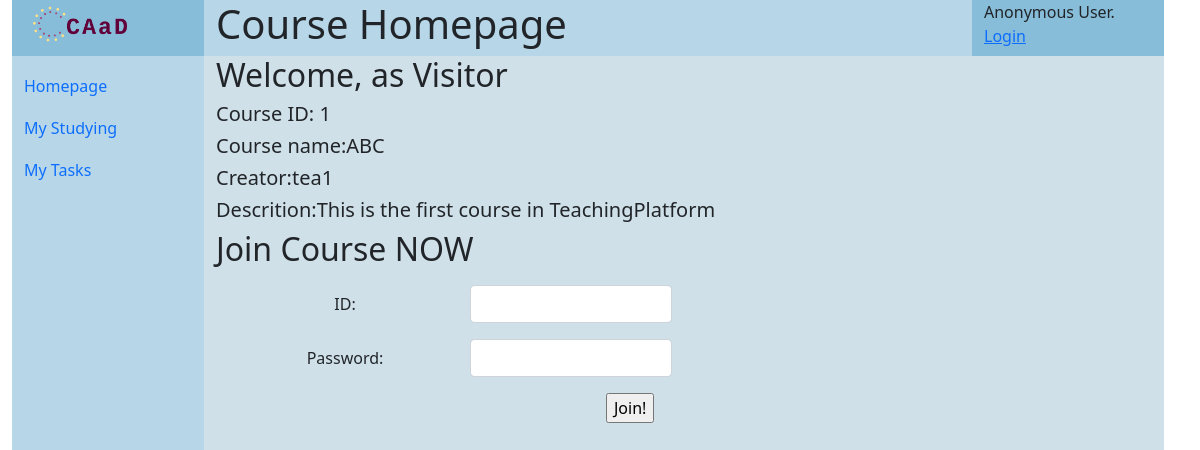
Page /courses/1 on the earlier database version.
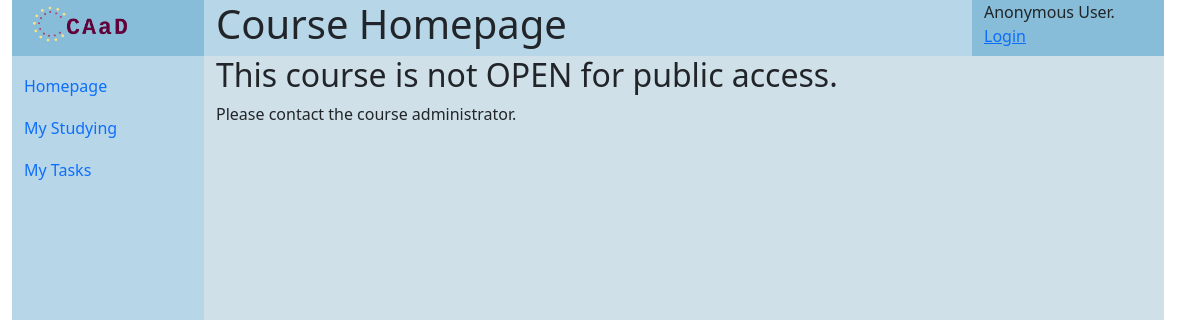
Same page on the later database version.
### courses/models.py (models this page shows, shortened)
class Course(models.Model):
    name = models.CharField('course name', max_length=32)
    password = models.CharField('joining password', max_length=8)
    description = models.CharField('description', max_length=512)
    is_open = models.BooleanField("Is open to all", default=True)
    create_date = models.DateTimeField('date created up', default=now())
    creator = models.ForeignKey(User, on_delete=models.CASCADE)

### courses/views.py (the view)
# urls.py: path('<int:course_id>', views.course_homepage, name='course_homepage'),
def course_homepage(request, course_id):
    course = get_object_or_404(Course, pk=course_id)
    user = request.user
    context = {}
    context['title'] = "Course Homepage"
    privilege = CourseMember.get_highest_course_privilege(user.pk, course.pk)
    if course.is_open or privilege != 4:
        context['course'] = course
        if privilege == 4:
            context['role'] = "Visitor"
            form = JoinForm(initial={"id": course_id})
            context['join_form'] = form
        else:
            context['role'] = COURSEMEMBER_TYPE[privilege]
            context['is_member'] = True
    if CourseMember.is_teacher_of(user.pk, course_id):
        context['is_teacher'] = True
    return render(request, "courses/homepage.html", context=context)

### courses/models.py (called while the page is built, shortened)
    @classmethod
    def get_highest_course_privilege(cls, user_id, course_id):
        if user_id == None or course_id == None:
            return 4

    @classmethod
    def is_teacher_of(cls, user_id, course_id):
        return (cls.get_highest_course_privilege(user_id, course_id) < 2)

### templates/courses/homepage.html (shortened to what this page needs)
{% extends "generics/base.html" %}
{% block content %}
{% if course %}
    <h2>Welcome, {{ user.username }} as {{ role }}</h2>
    <div class="container-fluid">
        <div class="basic_info">
            <div class="row">
                <h5>Course ID: {{ course.pk }}</h5>
                <h5>Course name:{{ course.name }}</h5>
                <h5>Creator:{{ course.creator.username }}</h5>
                <h5>Descrition:{{ course.description }}</h5>
            </div>
        </div>
    </div>
    <div class="extend container-fluid">
    {% if is_member %}
    <div class="row mt-3">
        <a href="{% url 'courses:task_list' course.pk %}" class="btn btn-primary col-3">Task list</a>
    </div>
    {% else %}
    <h2>Join Course NOW</h2>
        {% include "courses/includes/join_form.html" %}
    {% endif %}
{% else %}
    <h2>This course is not OPEN for public access.</h2>
    <p>Please contact the course administrator.</p>
{% endif %}
{% endblock content %}

Differences in the rows shown:
no longer on this page (row edited): Course: pk "1", name "ABC", creator.username "tea1", description "This is the first course in TeachingPlatform"
Other differences:
{{ role }}: "Visitor" → (not shown)
form field value: "Join!" → (not shown)
text no longer shown: "Welcome, as Course ID: Course name: Creator: Descrition: Join Course NOW ID: Password:"
text now shown: "This course is not OPEN for public access. Please contact the course administrator."
